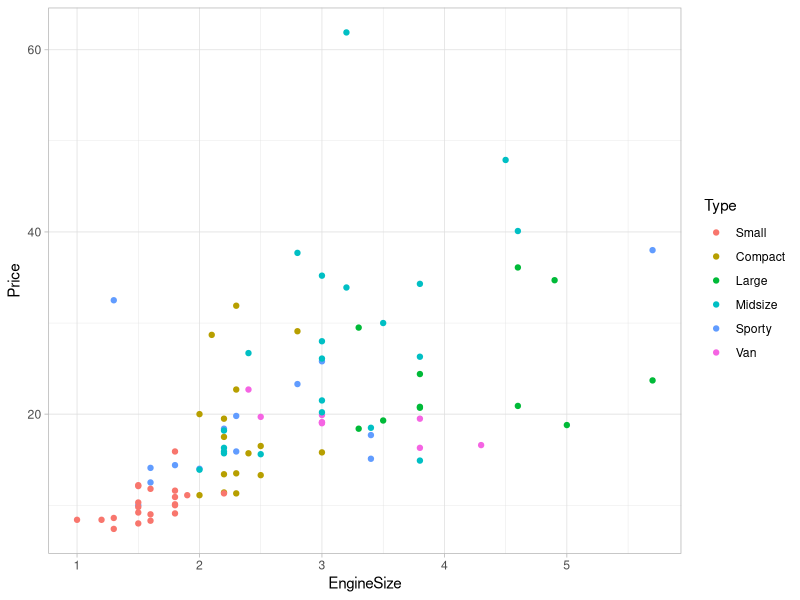
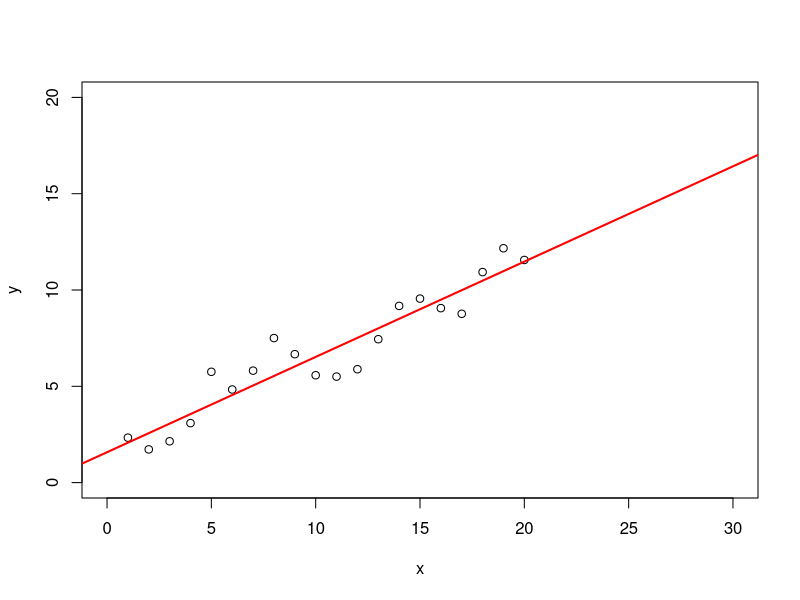
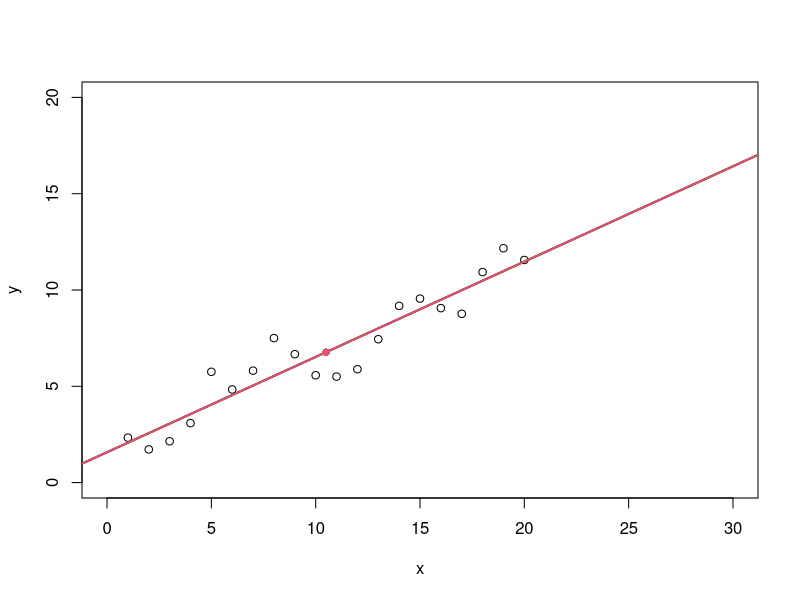
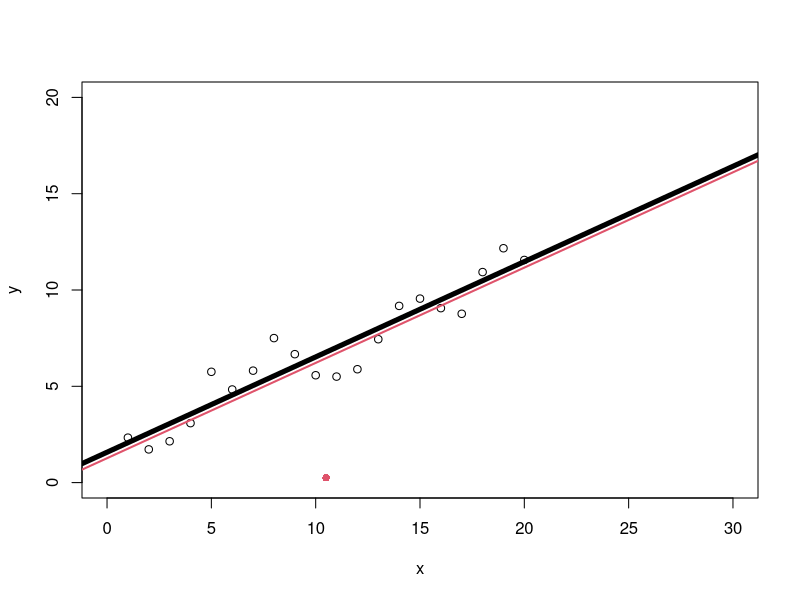
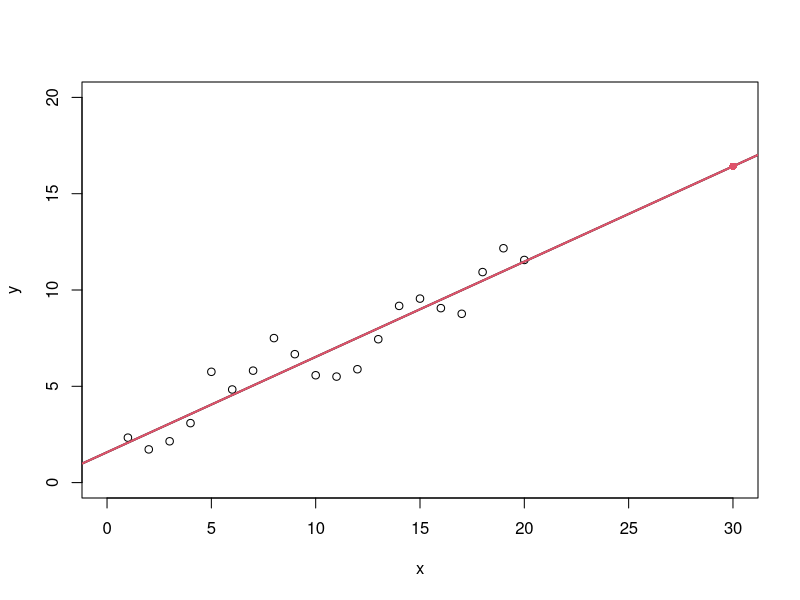
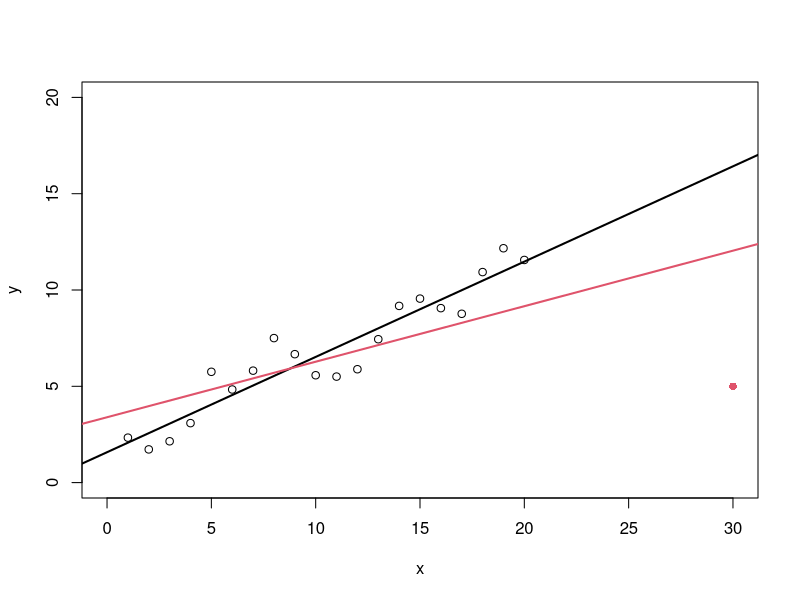
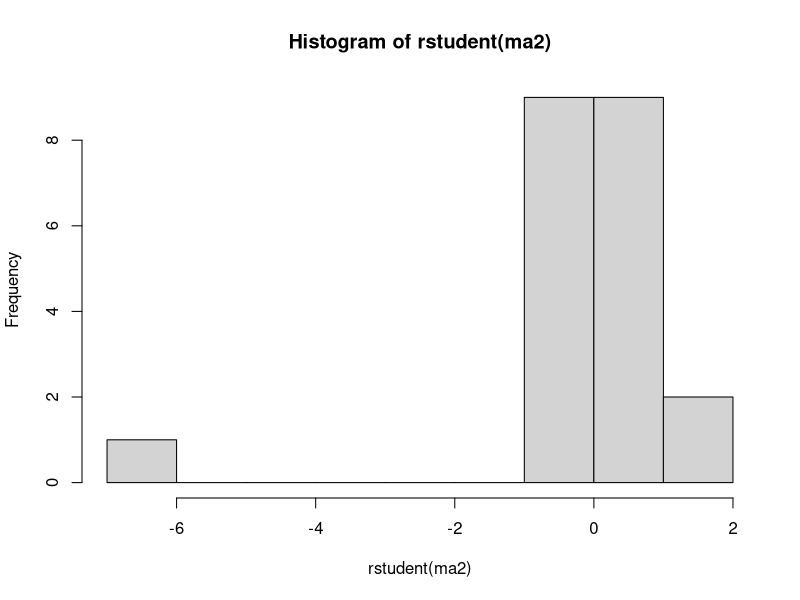
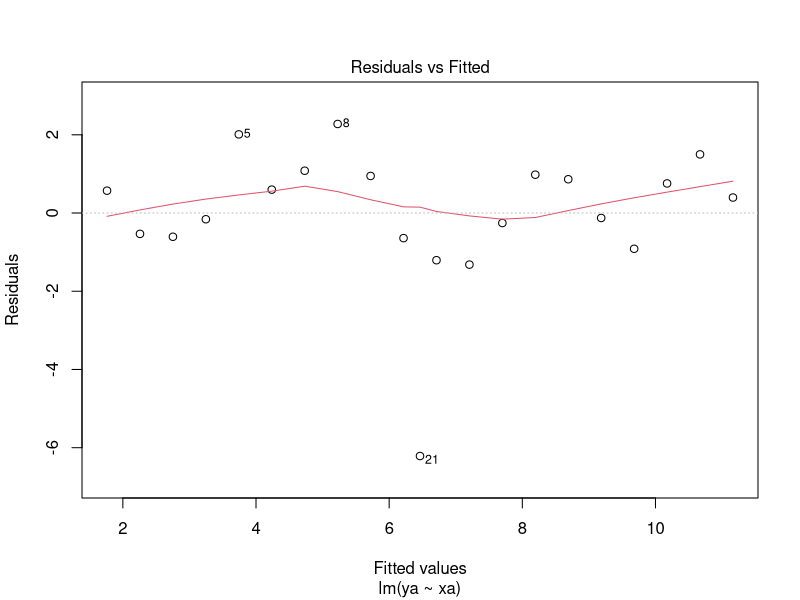

Write the R code that produced these figures, in order.
#### Regresión múltiple ####
# Juan Llivisaca - Marzo 2024
#### Iniciamos ####
# ¿Es posible incluir variables cualitativas?
# La respuesta es si, pero se debe contar con una variable dummy, ficticia o binaria es la denominación genérica 
# para una variable que toma valores de 0 o de 1 y que se utiliza para re-expresar variables cualitativas.

# Ejemplo

#En este ejemplo vamos a utilizar la base de datos de la librería Cars93 del paquete MASS. 
# El objetivo es ajustar el siguiente modelo para explicar el precio del auto en función del tamaño del motor y del tipo de auto, es decir, 
# el objetivo es ajustar un modelo lineal para explicar el precio de un auto.
library (MASS)
data= Cars93
str(Cars93[, c('Price', 'EngineSize', 'Type')])
levels(Cars93$Type)
Cars93$Type <- relevel(Cars93$Type, ref = 'Small')
levels(Cars93$Type)  # Para verificar el cambio

# Grafica de variables

library(ggplot2)
ggplot(Cars93, aes(x=EngineSize, y=Price, color=Type)) + 
  geom_point() + theme_light()

# Modelo de regresión lienal múltiple variables cualitativas
# H0:la variable de la FILA no aporta información para el modelo,
# HA:la variable de la FILA si aporta información para el modelo

mod <- lm(Price ~ EngineSize + Type, data=Cars93)
summary(mod)
anova(mod)
# Se tiene un p-valor de 0.000542, por lo tanto, se concluye que hay evidencias 
# para rechazar H0, es decir, la variable Tipo(Type) si aporta información al modelo
# Muchas veces solo el ver el p-valor con la función summary(), conlleva a que se vean 
# variables cualitativas que no son significativas. Pero esto no siempre es correcto, para 
# corrobar esta afirmación, es usual utilizar la función ANOVA, para comprabar si la variable
# cualitativa tiene o no efecto en el modelo. Las hipótesis planteadas son: 
# H0:la variable CUALITATIVA no influye en la media de Y(variable dependiente), 
# HA:la variable CUALITATICA si influye en la media de Y(variable dependiente) 


#DIAGNOSIS DE DATOS ATIPICOS O INFLUYENTES
set.seed(123456)
x<-1:20
y<-1+0.5*x+rnorm(20,mean=0,sd=1)
plot(y~x,xlim=c(0,30),ylim=c(0,20))
m1<-lm(y~x)
abline(m1,lwd=2, col="red")

#CASO 1: anadir un punto en el centro de gravedad de los datos
x0<-mean(x)#media de x
y0<-mean(y)#media de y
xa<-c(x,x0)#vector ampliado de x
ya<-c(y,y0)#vector ampliado de y
ma1<-lm(ya~xa)
summary(ma1)

# En la grafica
plot(y~x,xlim=c(0,30),ylim=c(0,20))#puntos originales
abline(m1,lwd=2) #ajuste inicial
points(x0,y0,pch=16,col=2) #anadimos el nuevo punto
abline(ma1,lwd=2, col=2)#anadimos nuevo ajuste
summary(m1)
summary(ma1)
#las estimaciones se mantienen pero,
#los valores de la varianza y los errores tipicos se reducen
# el segundo modelo es mejor

#CASO 2: anadir un punto con x=mean, y= valor bajo
x0<-mean(x)#media de x
y0<-0.25#valor muy bajo
xa<-c(x,x0)#vector ampliado de x
ya<-c(y,y0)#vector ampliado de y
ma2<-lm(ya~xa)

# En la grafica
plot(y~x,xlim=c(0,30),ylim=c(0,20))#puntos originales
abline(m1,lwd=5) #ajuste inicial
points(x0,y0,pch=16,col=2) #anadimos el nuevo punto
abline(ma2,lwd=2, col=2)#anadimos nuevo ajuste
#vemos que la pendiente no se ve afectada, porque el punto 
#esta en la media de X
#este valor es ATIPICO pero no es influyente

#CASO 3: anadir un punto "en el modelo" pero lejos de los datos
x0<-30 # es un valor muy alto en x
y0<-predict(m1,data.frame(x=x0)) #Y es atipico, pero que responde al modelo
xa<-c(x,x0)#vector ampliado de x
ya<-c(y,y0)#vector ampliado de y
ma3<-lm(ya~xa)
# En la grafica
plot(y~x,xlim=c(0,30),ylim=c(0,20))#puntos originales
abline(m1,lwd=2) #ajuste inicial
points(x0,y0,pch=16,col=2) #anadimos el nuevo punto
abline(ma3,lwd=2, col=2)#anadimos nuevo ajuste
# la recta no cambia, porque aunque es dato atipico, 
# mantiene la tendencia

#CASO 4: anadir un punto TEMIBLE
x0<-30 # es un valor muy alto en x
y0<-5 #Y es un valor MUY bajo en Y
xa<-c(x,x0)#vector ampliado de x
ya<-c(y,y0)#vector ampliado de y
ma4<-lm(ya~xa)
# En la grafica
plot(y~x,xlim=c(0,30),ylim=c(0,20))#puntos originales
abline(m1,lwd=2) #ajuste inicial
points(x0,y0,pch=16,col=2) #anadimos el nuevo punto
abline(ma4,lwd=2, col=2)#anadimos nuevo ajuste
#vemos que la pendiente SI se ve afectada, 
# porque el punto esta lejos de la media de X
#este valor es ATIPICO y ES INFLUYENTE

#CALCULO DE LEVERAGE
n<-21
4/n # este es el nivel maximo de leverage
#calculamos los leverage de los datos
hat(model.matrix(ma2))#todos son menores a 4/n, no hay datos preocupantes
hat(model.matrix(ma3))#el ultimo es alto
hat(model.matrix(ma4))#el ultimo es alto e igual al anterior porque el x es el mismo
#OJO el leverge solo depende de X y de la media de X

#CALCULO DE RESIDUOS ESTANDARIZADOS
residuals(ma2) #residuos normales
rstandard(ma2) #residuos estandarizados (con estos se debn hacer las pruebas de validez) 
#Un dato es atipico si los resid estandarizados salen de [-2,2]
rstudent(ma2) #residuos estudentizados.. son mejores para detectar atipicos. 
hist(rstudent(ma2)) #son atipicos si estan fuera de[-2,2]

#DISTANCIAS DE COOK
# Las distancias de Cook son una medida utilizada en el análisis de regresión 
# para evaluar la influencia de cada observación en los resultados del modelo.
# Estas distancias miden cómo cambian los parámetros del modelo de regresión 
# cuando se excluye una observación particular del conjunto de datos.
# En otras palabras, las distancias de Cook indican cuánto cambian las estimaciones 
# de los coeficientes de regresión y otras métricas del modelo (como el coeficiente de determinación) 
# cuando una observación individual se excluye del análisis. 
# Una distancia de Cook grande para una observación sugiere que esa observación tiene una influencia significativa en el modelo.
plot(ma2) #ahi salen los graficos dando click paso a paso
plot(ma4)
# Las distancias de Cook se utilizan para identificar observaciones atípicas o influentes 
# en un modelo de regresión. Si una distancia de Cook es mucho mayor que 1, se considera que 
# la observación correspondiente tiene una influencia sustancial en el modelo
cooks.distance(ma4)# el ultimo valor es de 4.734 (muy alto)




